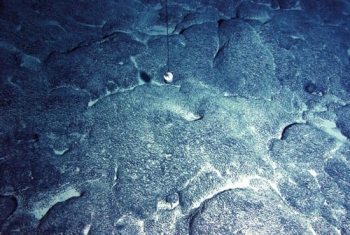
#> input picture OPEN CV OCEAN PROJECT/dataset/cobalt_rich_crust/300302580.jpg, 350 x 235 px
$ python -i features.py   (imports and definitions only)   (older library calls are emulated)
#> lines starting #> are read from the running program, lines starting #| are printed output that depends on the picture
from __future__ import annotations

import cv2
import numpy as np
from skimage.feature import local_binary_pattern

from .preprocessing import preprocess_frame


# [13 lines left out: function _hsv_histogram, not called in this run]


def _gray_level_cooccurrence_like_features(gray: np.ndarray) -> np.ndarray:
    grad_x = cv2.Sobel(gray, cv2.CV_32F, 1, 0, ksize=3)
    grad_y = cv2.Sobel(gray, cv2.CV_32F, 0, 1, ksize=3)
    magnitude = cv2.magnitude(grad_x, grad_y)
    mean_mag = float(np.mean(magnitude))
    std_mag = float(np.std(magnitude))
    entropy = float(-np.sum((np.histogram(gray, 32)[0] / max(gray.size, 1)) * np.log2(np.histogram(gray, 32)[0] / max(gray.size, 1) + 1e-6)))
    return np.array([mean_mag, std_mag, entropy], dtype=np.float32)


# [84 lines left out: functions _contour_shape_features, _lbp_histogram, extract_frame_features, build_visual_payload, not called in this run]

>>> import cv2
>>> picture = cv2.imread('../../dataset/cobalt_rich_crust/300302580.jpg', cv2.IMREAD_GRAYSCALE)
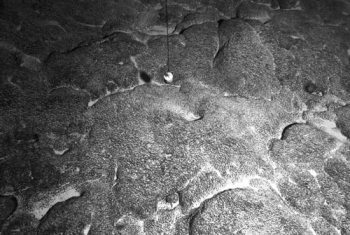
#> picture: shape (235, 350); min 4, max 255, mean 101
>>> result = _gray_level_cooccurrence_like_features(picture)
#> in _gray_level_cooccurrence_like_features, `grad_x = cv2.Sobel(gray, cv2.CV_32F, 1, 0, ksize=3)`:
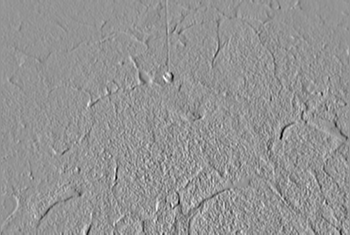
#> grad_x: shape (235, 350) float32; min -785, max 568, mean 1.5; drawn with min black and max white
#> in _gray_level_cooccurrence_like_features, `grad_y = cv2.Sobel(gray, cv2.CV_32F, 0, 1, ksize=3)`:
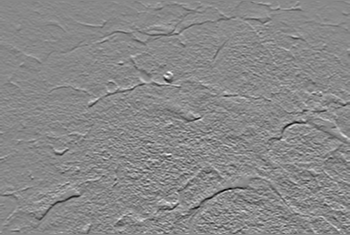
#> grad_y: shape (235, 350) float32; min -726, max 629, mean 2.8; drawn with min black and max white
#> in _gray_level_cooccurrence_like_features, `magnitude = cv2.magnitude(grad_x, grad_y)`:
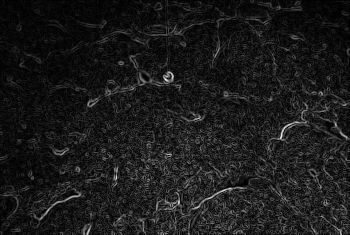
#> magnitude: shape (235, 350) float32; min 0, max 854.2, mean 91; drawn with min black and max white
#> in _gray_level_cooccurrence_like_features, `mean_mag = float(np.mean(magnitude))`: mean_mag = 91
#> in _gray_level_cooccurrence_like_features, `std_mag = float(np.std(magnitude))`: std_mag = 74.74
#> in _gray_level_cooccurrence_like_features, `entropy = float(-np.sum((np.histogram(gray, 32)[0] / max(gray.size, 1)..`: entropy = 4.65
#> result = [91, 74.74, 4.65]

$ run again, on OPEN CV OCEAN PROJECT/dataset/cobalt_rich_crust/FK171110_20171203T215738Z_4K_S0092.jpg
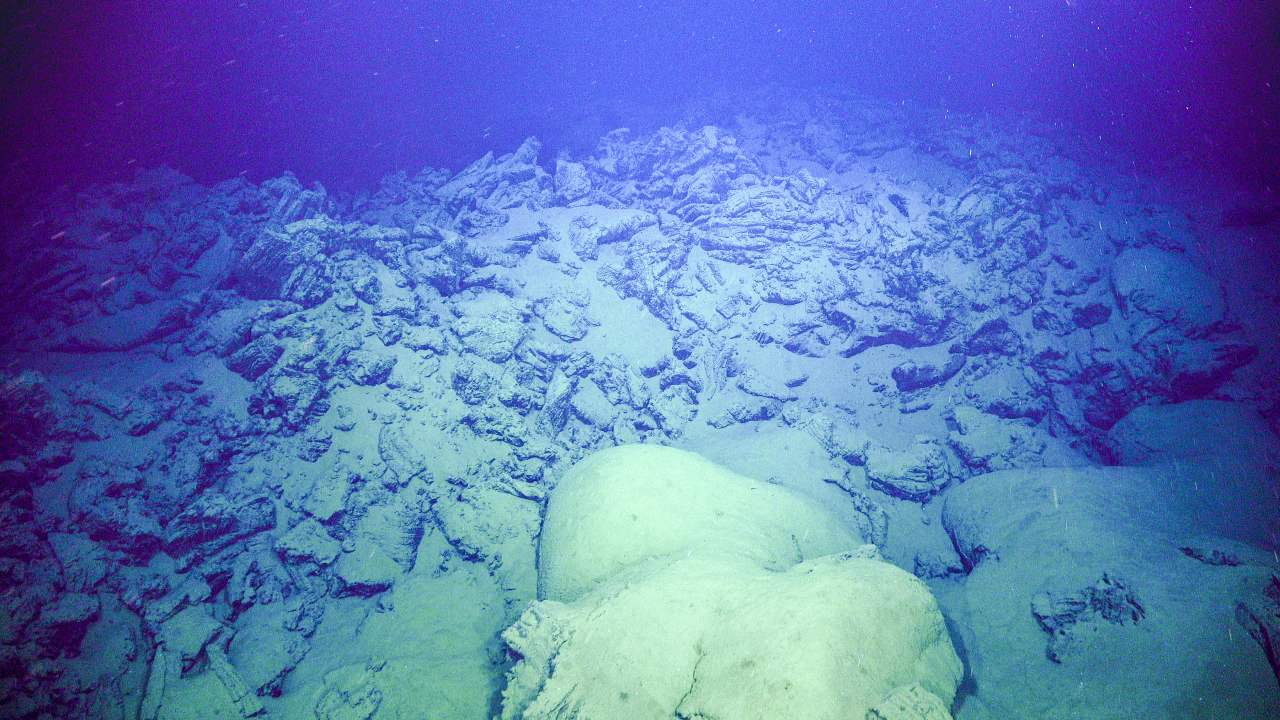
#> input picture OPEN CV OCEAN PROJECT/dataset/cobalt_rich_crust/FK171110_20171203T215738Z_4K_S0092.jpg, 3840 x 2160 px (shown at 1/3 size)
#> in _gray_level_cooccurrence_like_features, `grad_x = cv2.Sobel(gray, cv2.CV_32F, 1, 0, ksize=3)`:
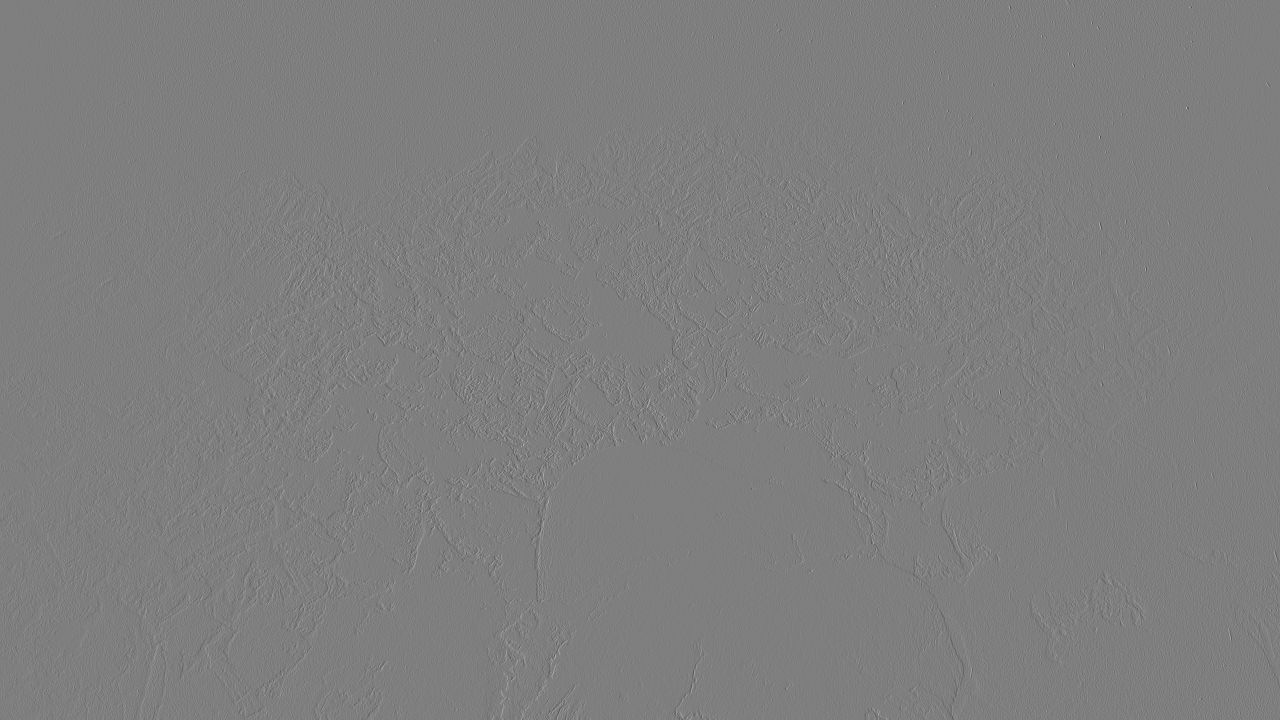
#> grad_x: shape (2160, 3840) float32 (shown at 1/3 size); min -891, max 896, mean 0; drawn with min black and max white
#> in _gray_level_cooccurrence_like_features, `magnitude = cv2.magnitude(grad_x, grad_y)`:
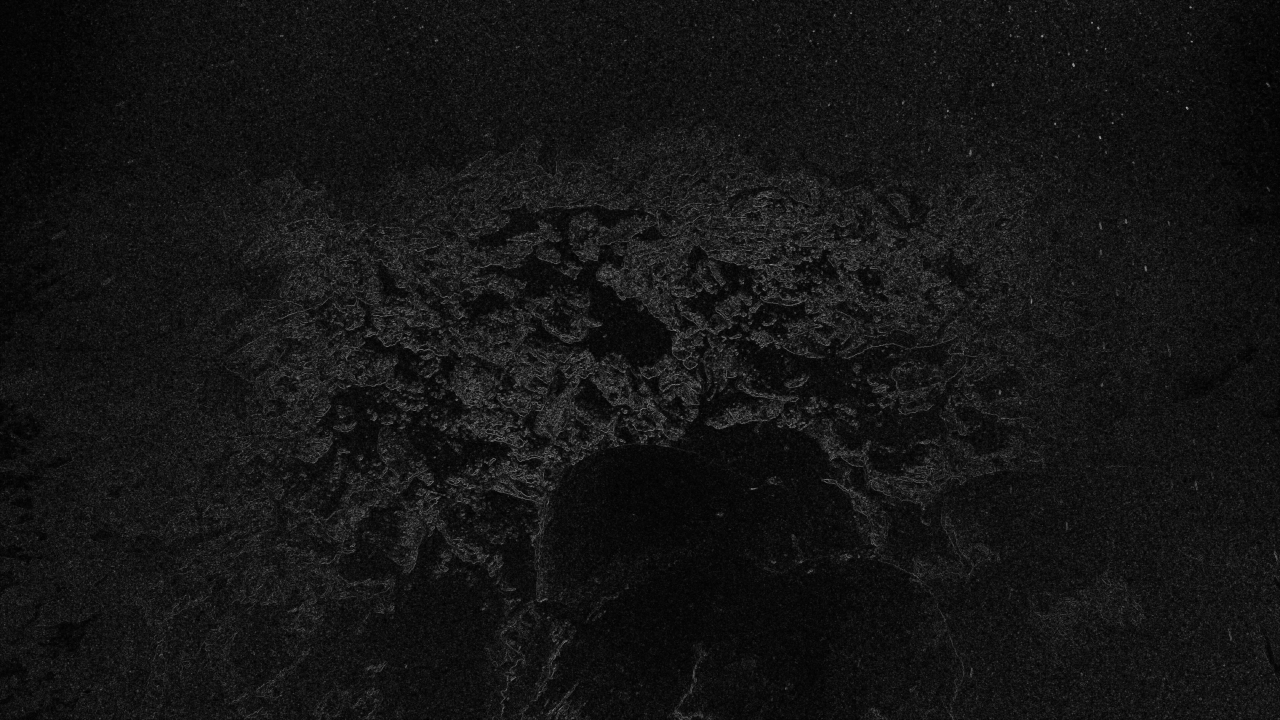
#> magnitude: shape (2160, 3840) float32 (shown at 1/3 size); min 0, max 922.1, mean 76.8; drawn with min black and max white
#> mean_mag = 76.75
#> std_mag = 59.5
#> entropy = 4.74
#> result = [76.75, 59.5, 4.74]

$ run again, on OPEN CV OCEAN PROJECT/dataset/cobalt_rich_crust/deep-blue-abyss-stockcake.jpg
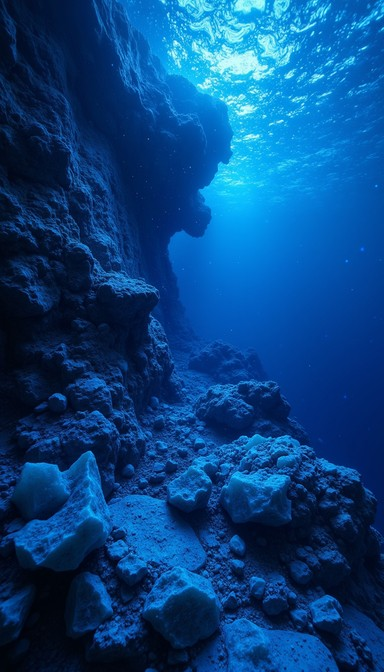
#> input picture OPEN CV OCEAN PROJECT/dataset/cobalt_rich_crust/deep-blue-abyss-stockcake.jpg, 384 x 672 px
#> in _gray_level_cooccurrence_like_features, `grad_y = cv2.Sobel(gray, cv2.CV_32F, 0, 1, ksize=3)`:
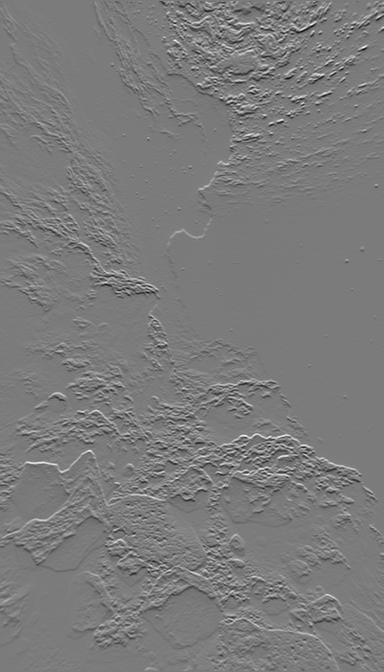
#> grad_y: shape (672, 384) float32; min -480, max 508, mean -0.8; drawn with min black and max white
#> in _gray_level_cooccurrence_like_features, `magnitude = cv2.magnitude(grad_x, grad_y)`:
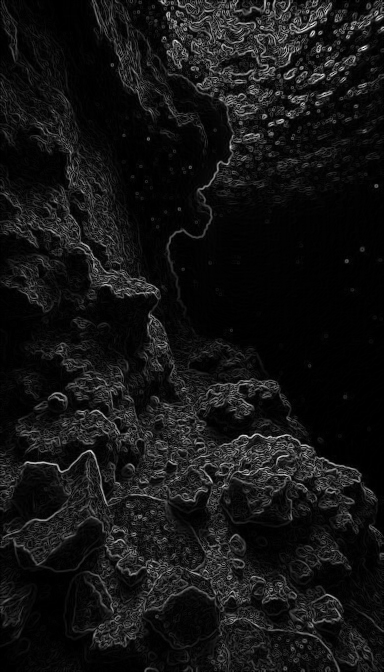
#> magnitude: shape (672, 384) float32; min 0, max 548.2, mean 44.1; drawn with min black and max white
#> mean_mag = 44.08
#> std_mag = 56.9
#> entropy = 4.14
#> result = [44.08, 56.9, 4.14]

$ run again, on OPEN CV OCEAN PROJECT/dataset/cobalt_rich_crust/images (1).jpg
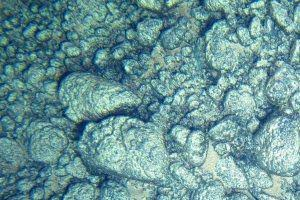
#> input picture OPEN CV OCEAN PROJECT/dataset/cobalt_rich_crust/images (1).jpg, 300 x 200 px
#> in _gray_level_cooccurrence_like_features, `grad_y = cv2.Sobel(gray, cv2.CV_32F, 0, 1, ksize=3)`:
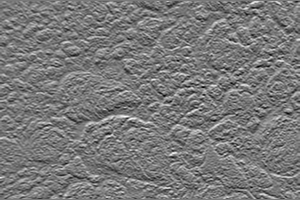
#> grad_y: shape (200, 300) float32; min -522, max 575, mean 1.2; drawn with min black and max white
#> in _gray_level_cooccurrence_like_features, `magnitude = cv2.magnitude(grad_x, grad_y)`:
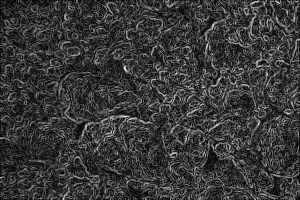
#> magnitude: shape (200, 300) float32; min 0, max 664.8, mean 149.2; drawn with min black and max white
#> mean_mag = 149.2
#> std_mag = 87.08
#> entropy = 4.61
#> result = [149.2, 87.08, 4.61]
